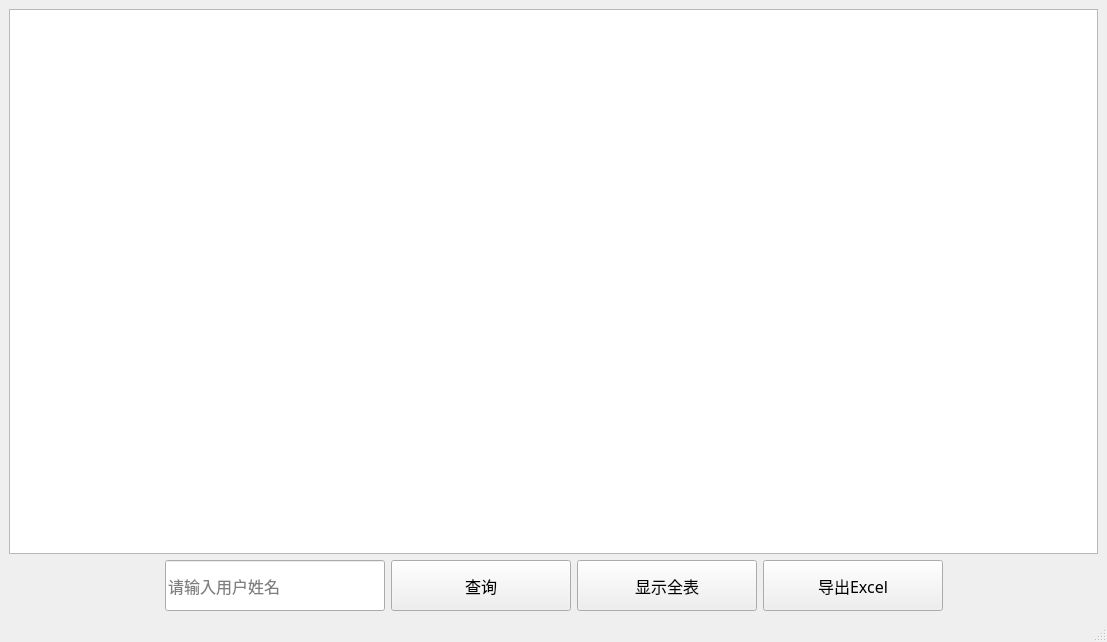
<?xml version="1.0" encoding="UTF-8"?>
<ui version="4.0">
 <class>pay_Manage</class>
 <widget class="QMainWindow" name="pay_Manage">
  <property name="geometry">
   <rect>
    <x>0</x>
    <y>0</y>
    <width>1107</width>
    <height>642</height>
   </rect>
  </property>
  <property name="windowTitle">
   <string>MainWindow</string>
  </property>
  <widget class="QWidget" name="centralwidget">
   <layout class="QGridLayout" name="gridLayout">
    <item row="0" column="0">
     <layout class="QVBoxLayout" name="verticalLayout">
      <item>
       <widget class="QTableView" name="tableView">
        <property name="font">
         <font>
          <family>宋体</family>
          <pointsize>12</pointsize>
         </font>
        </property>
       </widget>
      </item>
      <item>
       <layout class="QHBoxLayout" name="horizontalLayout">
        <item>
         <spacer name="horizontalSpacer">
          <property name="orientation">
           <enum>Qt::Horizontal</enum>
          </property>
          <property name="sizeHint" stdset="0">
           <size>
            <width>40</width>
            <height>20</height>
           </size>
          </property>
         </spacer>
        </item>
        <item>
         <widget class="QLineEdit" name="lineEdit_carnum">
          <property name="minimumSize">
           <size>
            <width>220</width>
            <height>51</height>
           </size>
          </property>
          <property name="maximumSize">
           <size>
            <width>220</width>
            <height>51</height>
           </size>
          </property>
          <property name="font">
           <font>
            <family>宋体</family>
            <pointsize>12</pointsize>
           </font>
          </property>
          <property name="placeholderText">
           <string>请输入用户姓名</string>
          </property>
         </widget>
        </item>
        <item>
         <widget class="QPushButton" name="pushButton_search">
          <property name="minimumSize">
           <size>
            <width>180</width>
            <height>51</height>
           </size>
          </property>
          <property name="maximumSize">
           <size>
            <width>180</width>
            <height>51</height>
           </size>
          </property>
          <property name="font">
           <font>
            <family>Agency FB</family>
            <pointsize>12</pointsize>
           </font>
          </property>
          <property name="text">
           <string>查询</string>
          </property>
         </widget>
        </item>
        <item>
         <widget class="QPushButton" name="pushButton_showall">
          <property name="sizePolicy">
           <sizepolicy hsizetype="Maximum" vsizetype="Maximum">
            <horstretch>0</horstretch>
            <verstretch>0</verstretch>
           </sizepolicy>
          </property>
          <property name="minimumSize">
           <size>
            <width>180</width>
            <height>51</height>
           </size>
          </property>
          <property name="maximumSize">
           <size>
            <width>180</width>
            <height>51</height>
           </size>
          </property>
          <property name="font">
           <font>
            <family>Agency FB</family>
            <pointsize>12</pointsize>
           </font>
          </property>
          <property name="text">
           <string>显示全表</string>
          </property>
         </widget>
        </item>
        <item>
         <widget class="QPushButton" name="pushButton_out">
          <property name="minimumSize">
           <size>
            <width>180</width>
            <height>51</height>
           </size>
          </property>
          <property name="maximumSize">
           <size>
            <width>180</width>
            <height>51</height>
           </size>
          </property>
          <property name="font">
           <font>
            <family>宋体</family>
            <pointsize>12</pointsize>
           </font>
          </property>
          <property name="text">
           <string>导出Excel</string>
          </property>
         </widget>
        </item>
        <item>
         <spacer name="horizontalSpacer_2">
          <property name="orientation">
           <enum>Qt::Horizontal</enum>
          </property>
          <property name="sizeHint" stdset="0">
           <size>
            <width>40</width>
            <height>20</height>
           </size>
          </property>
         </spacer>
        </item>
       </layout>
      </item>
     </layout>
    </item>
   </layout>
  </widget>
  <widget class="QMenuBar" name="menubar">
   <property name="geometry">
    <rect>
     <x>0</x>
     <y>0</y>
     <width>1107</width>
     <height>25</height>
    </rect>
   </property>
  </widget>
  <widget class="QStatusBar" name="statusbar"/>
 </widget>
 <resources/>
 <connections/>
</ui>
